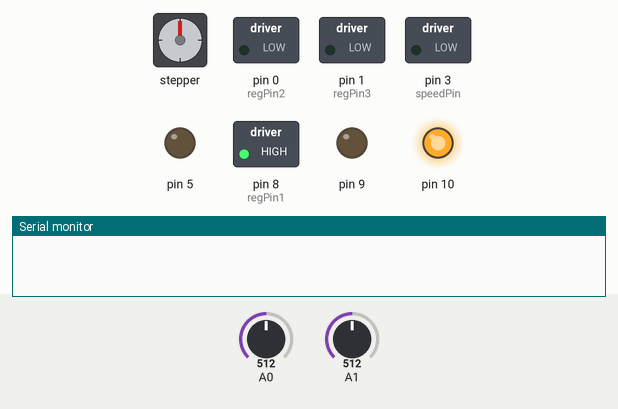
Simulated run of this sketch. Board: Arduino Leonardo, built with avr-gcc and run on an emulated ATmega32U4. Parts: stepper motor, switched loads named in the sketch (green lamp = pin HIGH), output pins drawn as LEDs (lit = HIGH), the last lines printed to the serial monitor. Wiring (inferred from the names in the program): stepper motor driver (200 steps per turn assumed): step pin 11; direction pin 15; enable pin 16. Dashed ring = blinking. Inputs (shaded band) come from the test bench; at power-on: A1 = 512, A0 = 512. Pins used as bus, display or sensor lines are not drawn.

Above: at 3.8 s.
3.9 s: A1 set to 548
At 7.5 s:
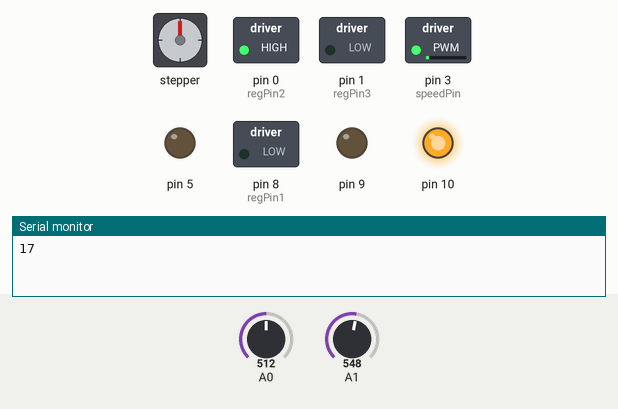
9.5 s: A1 set to 716
At 12.6 s:
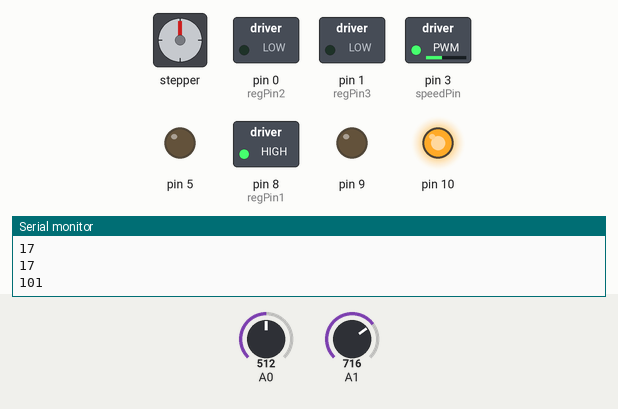
16.5 s: A1 set to 900
At 18.4 s:
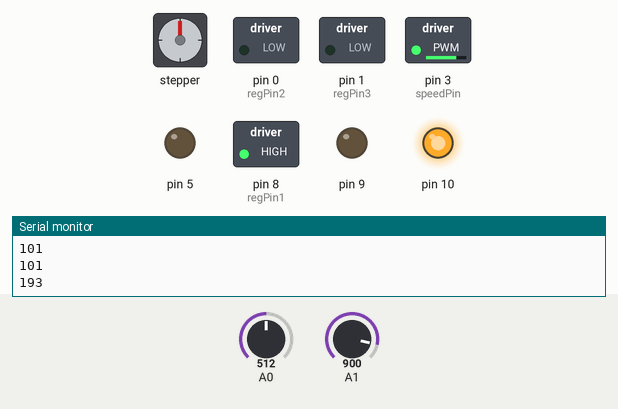
22.5 s: A0 set to 500
At 23.4 s:
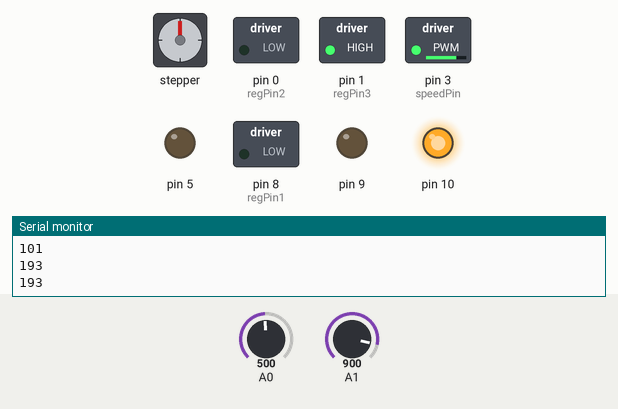
26.4 s: A0 set to 716
At 29.3 s:
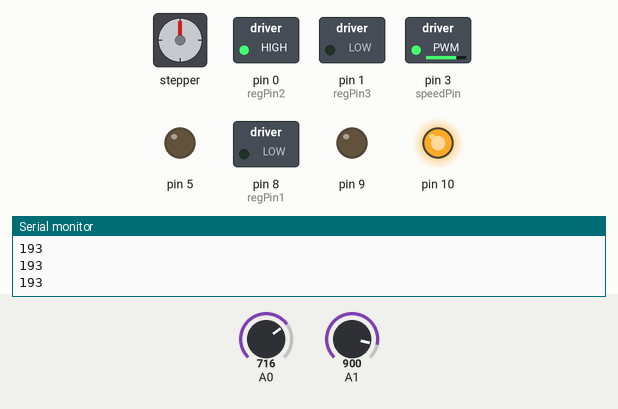
Timing chart, 0 to 31.5 s (numbered marks = the images above; inputs shaded):
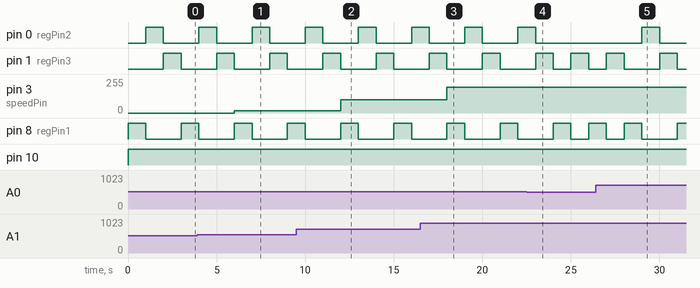

Measured:
- the behaviour switches between 532 and 533 on A1 (found by bisection; images 0 and 1)
- the behaviour switches between 512 and 511 on A0 (found by bisection; images 3 and 4)
- after the input at 3.9 s, pin 3 (speedPin): 0/255 → 17/255 after 2.1 s
- after the input at 9.5 s, pin 3 (speedPin): 17/255 → 101/255 after 2.5 s
- after the input at 16.5 s, pin 3 (speedPin): 101/255 → 193/255 after 1.5 s
- after the input at 22.5 s, pin 0 (regPin2): goes on until 23.0 s, then stays LOW
- after the input at 26.4 s, pin 0 (regPin2): LOW → HIGH after 2.6 s, → LOW 1.0 s later; pin 1 (regPin3): LOW → HIGH after 3.6 s, → LOW 1.0 s later
- by itself, pin 0 (regPin2), pin 1 (regPin3), pin 8 (regPin1): alternates HIGH for 1.0 s and LOW for 2.0 s

The sketch:

esploraAutoCart15.ino
```cpp
const int stepPin = 11; // OUT-B, middle pin
const int speedPin = 3; // OUT-A, middle pin
const int dirPin = 15; //right side, 3rd from top
const int enablePin = 16; //right side, 4th from top
const int regPin1 = 8; //right side, 6th from the top
const int regPin2 = 0; //right side, 7th from the top
const int regPin3 = 1; //right side, 8th from the top

#include <Esplora.h>

void setup()
{
  // put your setup code here, to run once:
  pinMode(enablePin, OUTPUT); // Stepper motor driver enable
  pinMode(dirPin, OUTPUT);  // Stepper motor direction
  pinMode(stepPin, OUTPUT); // PWM signal for stepper motor speed
  pinMode(stepPin, OUTPUT); // PWM signal for throttle
  pinMode(regPin1, OUTPUT); // Regulator 1 pin, switch 1, down
  pinMode(regPin2, OUTPUT); // Regulator 2 pin, switch 4, right
  pinMode(regPin3, OUTPUT); // Regulator 3 pin, switch 3, up

  digitalWrite(enablePin, HIGH); //Set HIGH for broken wire circuit
  digitalWrite(dirPin, HIGH);  // One direction
}

void loop()
{
  int xValue = Esplora.readJoystickX(); // read the joystick's X position
  int yValue = Esplora.readJoystickY(); //read the joystick's Y position
  int L = map(xValue, -512, 512, -125, 125); //Remapping joystick range of values to pwm signal range of values
  int T = map(yValue, 0, 512, 0, 255);
  int bt_1 = Esplora.readButton(SWITCH_DOWN); //Down button to regulator 1
  int bt_2 = Esplora.readButton(SWITCH_RIGHT); //Right button to regulator 2
  int bt_3 = Esplora.readButton(SWITCH_UP); //Up button to regulator 3

  if (xValue > 20){
    digitalWrite(dirPin, LOW);
    analogWrite(stepPin,abs(L)); //Absolute value so correct pwm signal is given if joytsick x axis is negative or postive
    //Esplora.writeRGB(0,0,abs(R));
  }
  else if (xValue < -20){
    digitalWrite(dirPin, HIGH);
    analogWrite(stepPin,abs(L));
    //Esplora.writeRGB(abs(L),0,0);
  }
  else {
    digitalWrite(stepPin, HIGH);
    //analogWrite(stepPin, 5);
    Esplora.writeRGB(0,0,0);
  }

  //Just testing to see if I get the speed here
  if (yValue > 20 || yValue < -20){
    analogWrite(speedPin, abs(T));
    Serial.println(T);
  }

  if(bt_1 == LOW){
    Esplora.writeRGB(0,255,0);
    digitalWrite(regPin1, HIGH);
    delay(1000); //One second of breaking
    digitalWrite(regPin1, LOW);
  }

  if(bt_2 == LOW){
    Esplora.writeRGB(0,255,0);
    digitalWrite(regPin2, HIGH);
    delay(1000); //One second of breaking
    digitalWrite(regPin2, LOW);
  }

  if(bt_3 == LOW){
    Esplora.writeRGB(0,255,0);
    digitalWrite(regPin3, HIGH);
    delay(1000); //One second of breaking
    digitalWrite(regPin3, LOW);
  }
}
```
